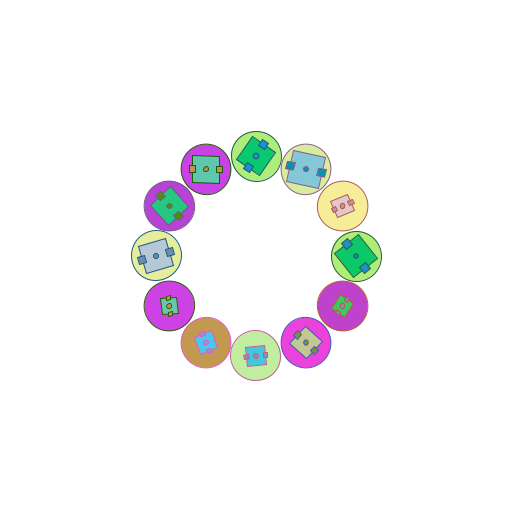
Frame 1 (no input)
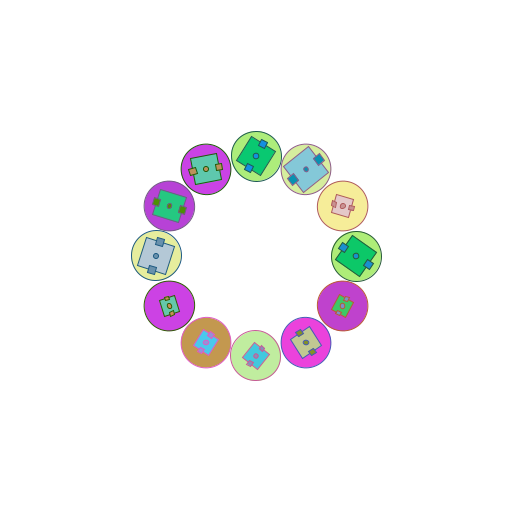
Frame 60 (the mouse pressed at the canvas centre just before this capture)
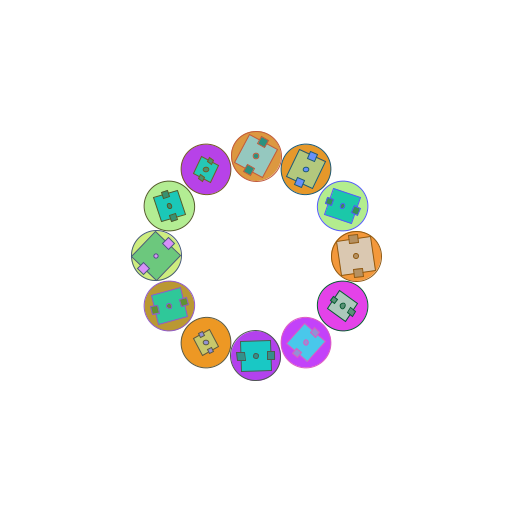
Frame 120 (the mouse held since frame 60 and released just before this capture)

The Processing sketch that drew these frames (run headless with seeded random() and noise(); from frame 60 on, the mouse is pressed at the canvas centre):

// Processing sketch: array_y_funcion_2b
// ── array_y_funcion_2b.pde
float vel = 3;
float rot = 1;

int nElementos = 12;
int nColumnas = 12;

float[] angulos = new float[nElementos];
float[] velocidades = new float[nElementos];
float[] tamanos = new float[nElementos];
color[] colores = new color[nElementos];


void setup() {
    size(512, 512);
    rectMode(CENTER);
    randomizar();
}

void draw() {
   background(255);
    for (int i = 0; i < velocidades.length; ++i) {
        pushMatrix();
        translate(width/2, height/2);
        rotate(radians(30*i));
        float miRot = angulos[i] += velocidades[i];
        figura(100, 0, tamanos[i], miRot, colores[i]);
        popMatrix();
        
    }
}

void figura(int x, int y, float t, float r, color c) {
    pushMatrix();
    translate(x, y);
    stroke(c*3);
    fill(c/3);
    ellipse(0 , 0, 50,50);
    rotate(radians(r));
    fill(c);
    rect(0, 0, t, t);
    fill(c*2);
    ellipse(0, 0, 5, 5);
    rect(t / 2, 0, t / 4, t / 4);
    rect(- t / 2, 0, t / 4, t / 4);
    popMatrix();
}

void mousePressed(){
    randomizar();
}

void randomizar(){

    for (int i = 0; i < angulos.length; ++i) {
            angulos[i] = random(360);
    }

    for (int i = 0; i < velocidades.length; ++i) {
            velocidades[i] = random(- 1,1);
    }
    
    for (int i = 0; i < colores.length; ++i) {
            colores[i] = color(random(255), 200, 100 +random(155));
    }

    for (int i = 0; i < tamanos.length; ++i) {
            tamanos[i] = random(15,35);
    }

}
